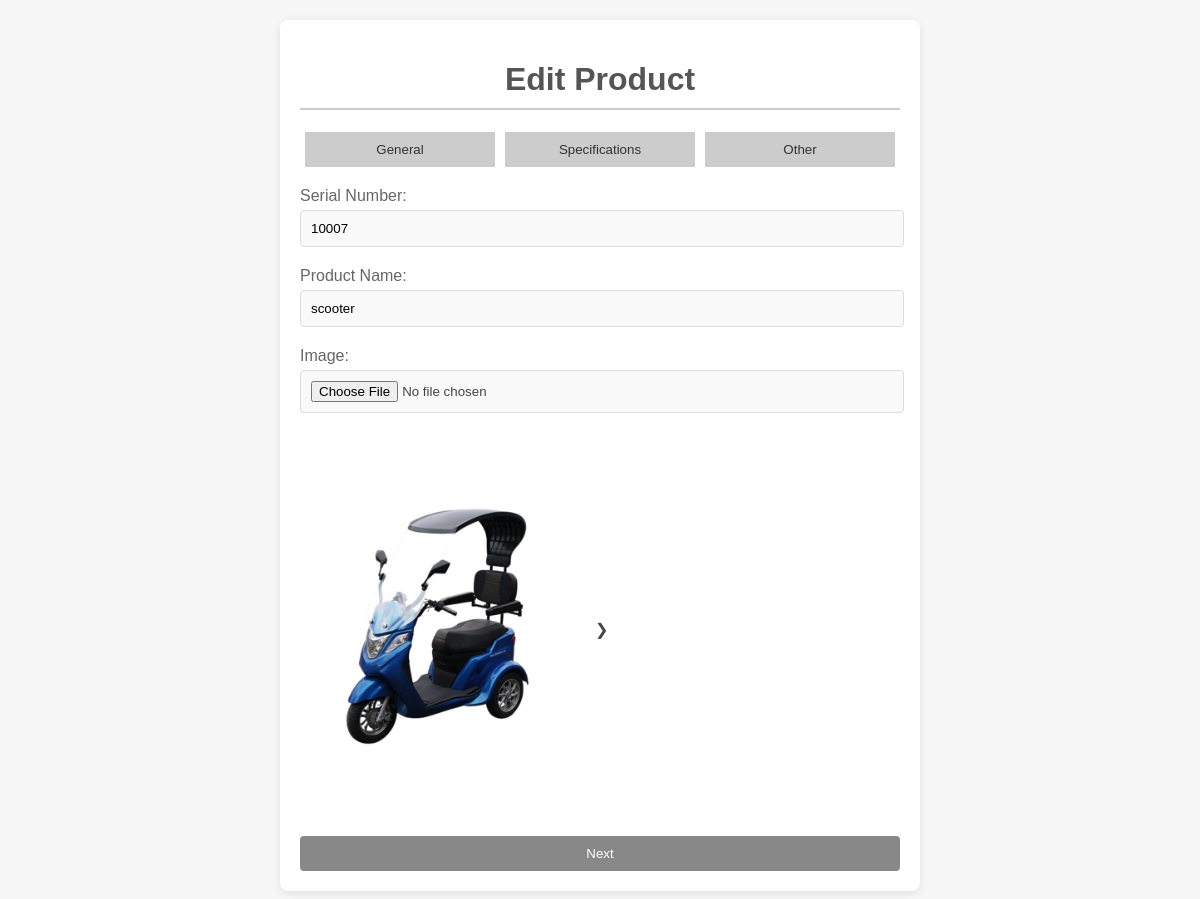
Page /body/admin/more/edit-product.php?id=48 on the committed database.
### tables this page shows
CREATE TABLE `products_tb` (
  `id` int(255) NOT NULL,
  `prod_serial_num` int(25) DEFAULT NULL,
  `images` varchar(255) DEFAULT NULL,
  `p_model` text DEFAULT NULL,
  `p_wheels` text DEFAULT NULL,
  `p_motor_power` int(11) DEFAULT NULL,
  `p_battery` text DEFAULT NULL,
  `p_max_speed` int(11) DEFAULT NULL,
  `p_range` int(11) DEFAULT NULL,
  `p_max_load` int(11) DEFAULT NULL,
  `p_charging_time` text DEFAULT NULL,
  `p_variants` text DEFAULT NULL,
  `p_other_features` text DEFAULT NULL,
  `p_price` int(11) DEFAULT NULL,
  `u_availability` varchar(255) DEFAULT NULL
);

### body/admin/more/edit-product.php (the view, shortened to what this page needs)
<?php
include("../config/update-product.php");
if (isset($_GET['id'])) {
    $productId = intval($_GET['id']);
    $sql = "SELECT * FROM products_tb WHERE id = $productId";
    $result = mysqli_query($conn, $sql);
    if (mysqli_num_rows($result) > 0) {
        $product = mysqli_fetch_assoc($result);
    } else {
        die("Product not found.");
    }
} else {
    die("No product ID provided.");
}
?>
<!DOCTYPE html>
<html lang="en">
<head>
</head>
<body>
<div class="container">
    <h1>Edit Product</h1>
    <div class="tab-buttons">
        <button class="tab-button" onclick="openTab(event, 'general')">General</button>
        <button class="tab-button" onclick="openTab(event, 'specs')">Specifications</button>
        <button class="tab-button" onclick="openTab(event, 'other')">Other</button>
    </div>
    <form action="../config/update-product.php?id=<?php echo $product['id']; ?>" method="POST" enctype="multipart/form-data">
        <div id="general" class="tab-content">
            <label for="prod_serial_num">Serial Number:</label>
            <input type="text" id="prod_serial_num" name="prod_serial_num" value="<?php echo htmlspecialchars($product['prod_serial_num']); ?>" required>
            <label for="p_model">Product Name:</label>
            <input type="text" id="p_model" name="p_model" value="<?php echo htmlspecialchars($product['p_model']); ?>" required>
            <label for="images">Image:</label>
            <input type="file" id="images" name="images" accept="image/*" onchange="previewImage(event)">
            <div class="image-preview-container">
                <?php if (!empty($product['images'])): ?>
                    <img src="../../<?php echo htmlspecialchars($product['images']); ?>" alt="Current Product Image" class="current-image">
                <?php else: ?>
                    <p>No image available for this product.</p>
                <?php endif; ?>
                <p>❯</p>
            </div>
            <button type="button" class="button" onclick="nextTab('specs')">Next</button>
        </div>
    </form>
</div>
</body>
</html>

### body/admin/more/edit-product.php (style rules this page uses)
body { font-family: Arial, sans-serif; background-color: #f7f7f7; color: #444; }
.container { max-width: 600px; margin: 20px auto; padding: 20px; background-color: #ffffff; border-radius: 8px; box-shadow: 0 2px 10px rgba(0, 0, 0, 0.1); }
h1 { text-align: center; color: #555; border-bottom: 2px solid #ccc; padding-bottom: 10px; }
label { display: block; margin: 10px 0 5px; color: #666; }
input[type="text"], input[type="file"], textarea { width: 97%; padding: 10px; margin-bottom: 10px; border: 1px solid #ddd; border-radius: 4px; background-color: #f9f9f9; }
.button { background-color: #888; color: white; border: none; padding: 10px; border-radius: 4px; cursor: pointer; transition: background-color 0.3s; width: 100%; margin-top: 10px; }
.current-image, #preview { padding: 15px; width: 265px; height: auto; object-fit: cover; margin-bottom: 10px; }
.tab-buttons { display: flex; justify-content: space-between; margin-bottom: 20px; }
.tab-button { background-color: #ccc; color: #333; border: none; padding: 10px 15px; cursor: pointer; transition: background-color 0.3s, color 0.3s; flex: 1; margin: 0 5px; text-align: center; }
.image-preview-container { display: flex; align-items: center; margin-top: 10px; }

### rows in the picture
products_tb: prod_serial_num "10007", p_model "scooter", images (picture)
